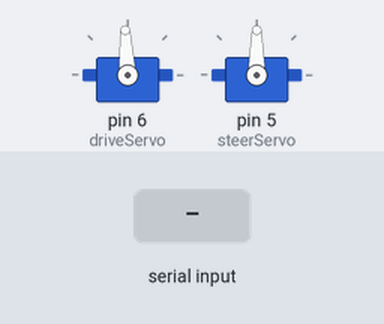
This sketch was run on a simulated Arduino Uno, built with avr-gcc and run on an emulated ATmega328P. Parts: 2 × servo. The inputs (shaded band) are chosen by the test bench.

Above: at 1.2 s.
1.3 s: "90 45\n" received over Serial
At 2.7 s:
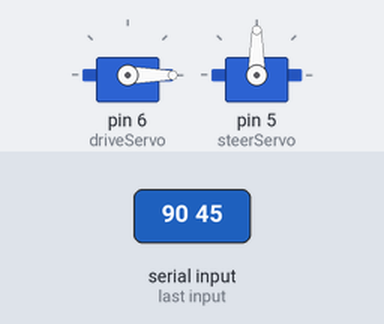
Timing chart, 0 to 4.3 s (numbered marks = the images above; inputs shaded):
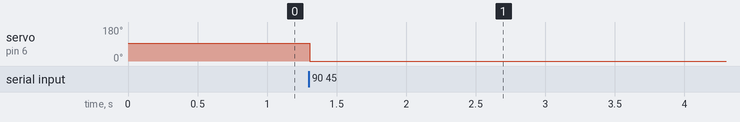

Measured:
- after the input at 1.3 s, servo on pin 6 (driveServo): 93° → 0° at once

The sketch:

SteeringDriveProxy2.ino
```cpp
#include <Servo.h>

Servo steerServo;
Servo driveServo;

String inputStringSteer;
String inputString;
char inByte;
char inByteSteer;

int drive = 1500;
int steer = 90;

void setup() {

  //Attach Servos to right pins.
  driveServo.attach(6);
  steerServo.attach(5);

  //Initialize Serial-Communication
  Serial.begin(56700);

  driveServo.writeMicroseconds(drive);
  steerServo.write(steer);

}

void loop() {

  //Checking all the Serial that is recieved and will start if the Serial is greater than 0.
  while(Serial.available() > 0) {

    //Value that will read in the Serial and put it in the inByte.
    inByte = Serial.read();

    //Checks for spaces between the Serial. Can be changed and suited for specific projects. This one is just using space as a checker
    if(inByte == ' ') {
      break;
    }

    if(inByte == ';') {
      while(Serial.available() > 0) {
        inByteSteer = Serial.read();
        if(inByteSteer == ' ') {
          break;
        }

        inputStringSteer += inByteSteer;
      }
    }

    //Add each inByte to the inputString.
    inputString = inputString + inByte;
  }
  //Will only execute if the while loop above is made since otherwise the inputString length will be lesser than 0.
  if(inputString.length() > 1) {

    drive = inputString.toInt();

    driveServo.writeMicroseconds(drive);


  }
  if(inputStringSteer.length() > 1) {
    //Takes the String for inputString and change it to a Integer.
    steer = inputStringSteer.toInt();

    //steerServo will use the new Integer steer to steer.
    steerServo.write(steer);

  }
  //Restoring the original value to inputString.

  inputString = "";
  inputStringSteer = "";

  //This should clean the buffer.
  Serial.flush();
  delay(10);

}
```
